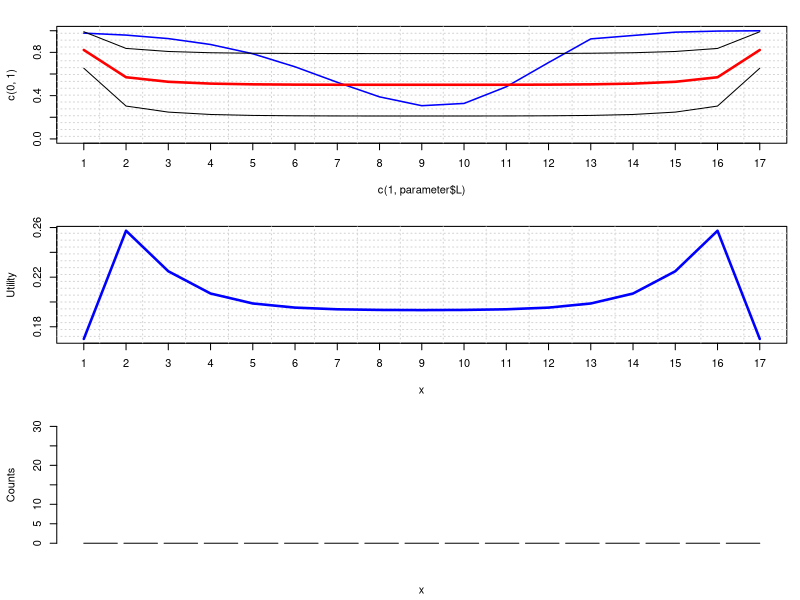
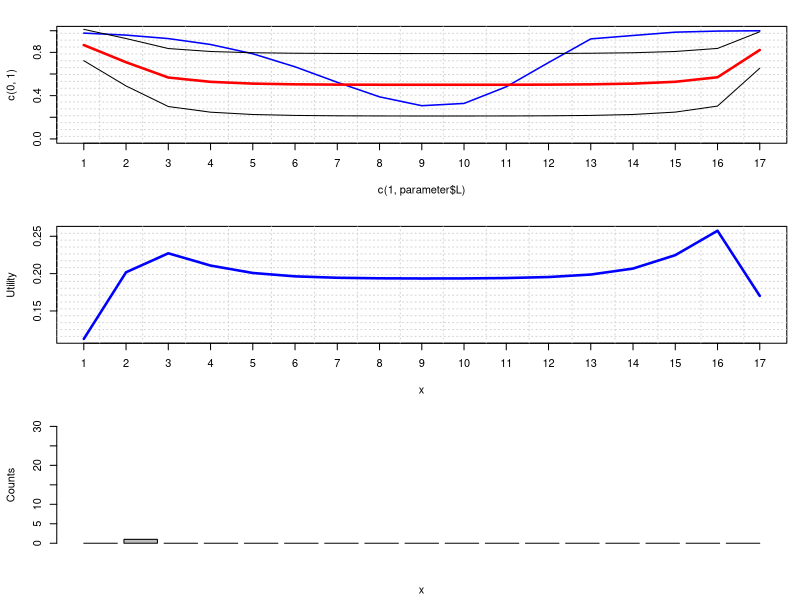
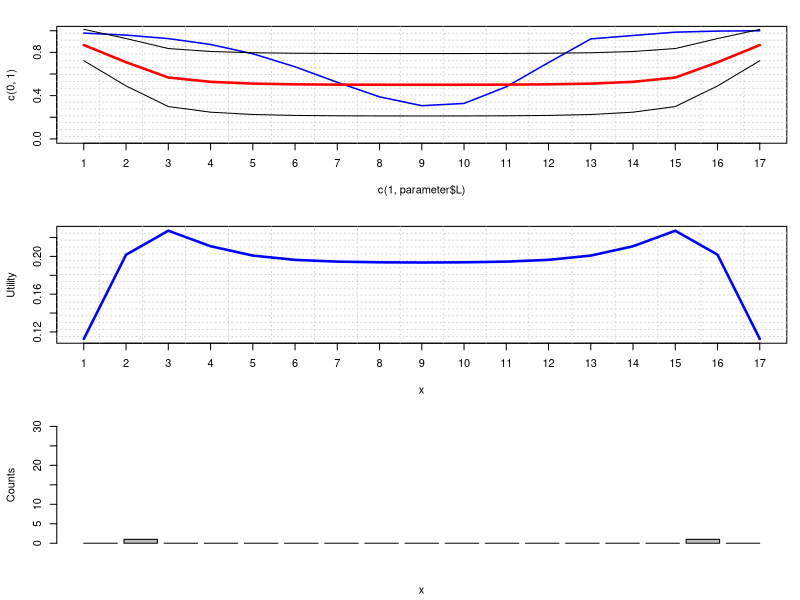
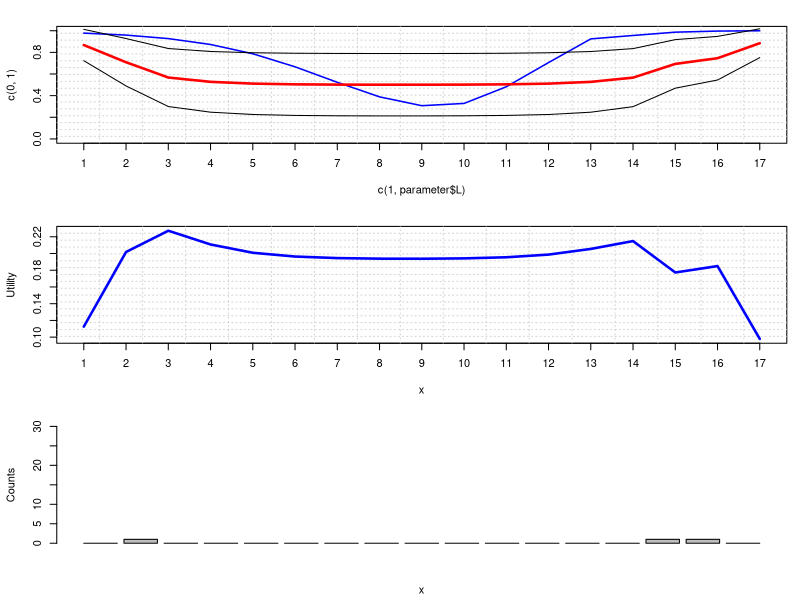
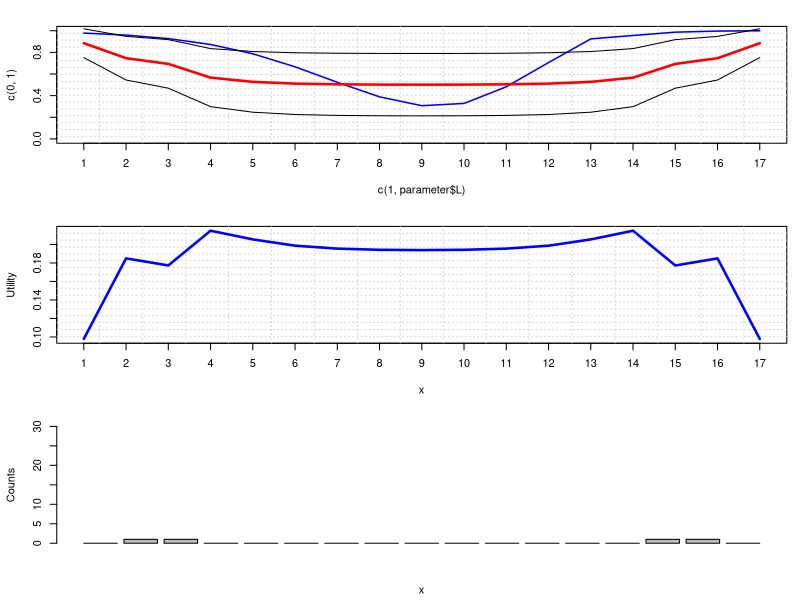
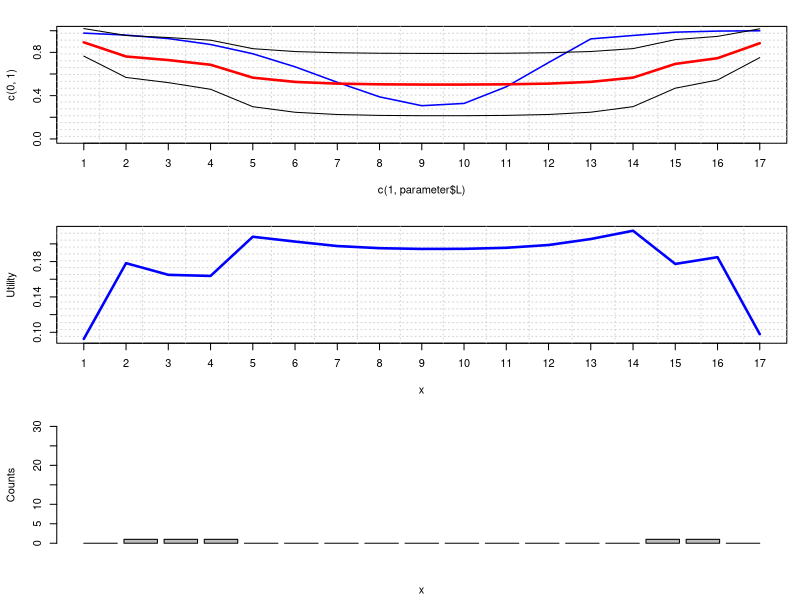
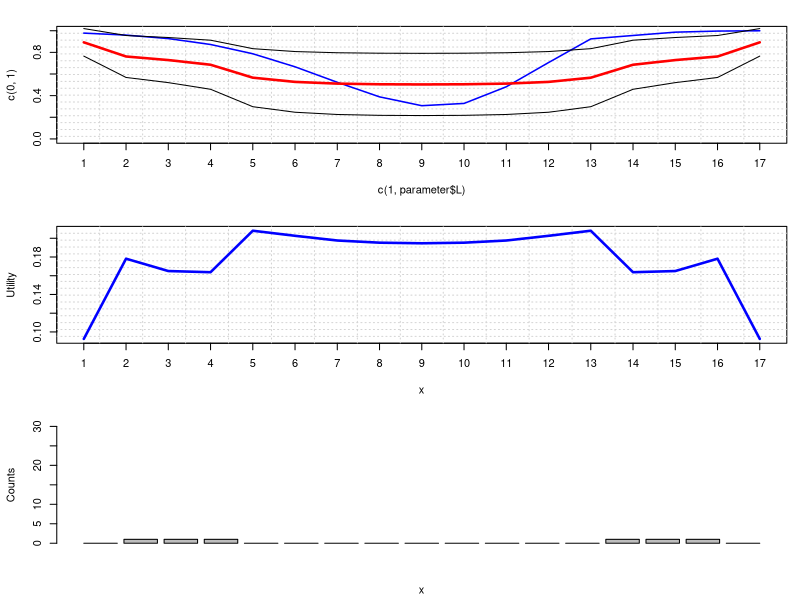
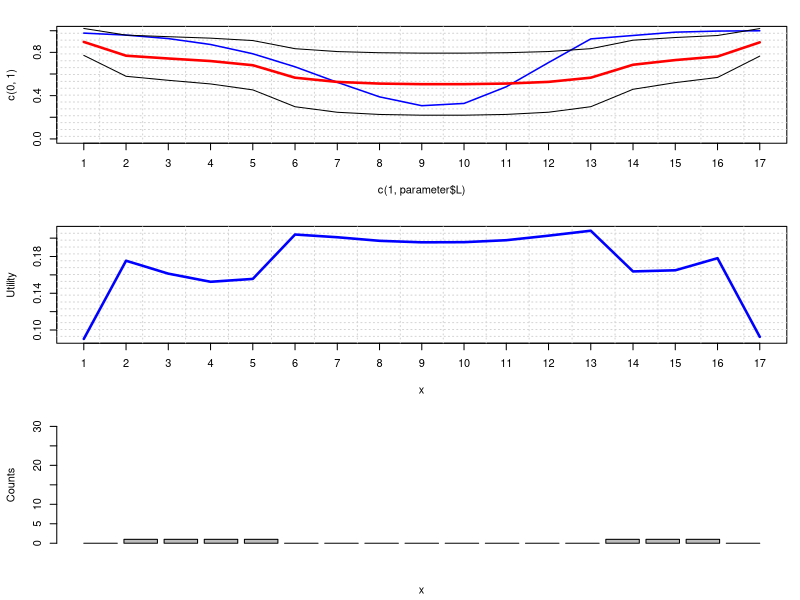

Recreate these plots in R, in order.

# forward recursion (marginal posterior)
################################################################################

phi <- function(parameter, phi.result, j, h) {
  a1 <- parameter$alpha.success[1]
  a2 <- parameter$alpha.failure[1]
  n1 <- parameter$alpha.success[1] + sum(parameter$success[1:j])
  n2 <- parameter$alpha.failure[1] + sum(parameter$failure[1:j])

  result <- parameter$rho^(j-1)*beta(n1, n2)/beta(a1, a2)*h(1, j, n1, n2)
  if (j > 1) {
    for (k in 1:(j-1)) {
      a1 <- parameter$alpha.success[k+1]
      a2 <- parameter$alpha.failure[k+1]
      n1 <- parameter$alpha.success[k+1] + sum(parameter$success[(k+1):j])
      n2 <- parameter$alpha.failure[k+1] + sum(parameter$failure[(k+1):j])
      result <- result + (1-parameter$rho)*parameter$rho^(j-k-1)*phi.result[k]*beta(n1, n2)/beta(a1, a2)*h(k+1, j, n1, n2)
    }
  }
  return(result)
}
phi.init <- function(parameter) {
  result <- rep(0, parameter$L)
  h <- function(i, j, n1, n2) 1
  for (j in 1:parameter$L) {
    result[j] <- phi(parameter, result, j, h)
  }
  return(result)
}
f.forward <- function(parameter, j, h) {
  return (phi(parameter, parameter$phi, j, h)/parameter$phi[j])
}
f.forward.expectation <- function(parameter, j) {
  h <- function(i, j, n1, n2) c(n1/(n1+n2), n2/(n1+n2))
  return(f.forward(parameter, j, h))
}
f.forward.stddev <- function(parameter, j) {
  h <- function(i, j, n1, n2) c(n1*(n1+n2 - n1)/((n1+n2)^2*(n1+n2+1)), n2*(n1+n2 - n2)/((n1+n2)^2*(n1+n2+1)))
  return(sqrt(f.forward(parameter, j, h)))
}

# backward recursion (marginal posterior)
################################################################################

psi <- function(parameter, psi.result, j, h) {
  a1 <- parameter$alpha.success[j]
  a2 <- parameter$alpha.failure[j]
  n1 <- parameter$alpha.success[j] + sum(parameter$success[j:parameter$L])
  n2 <- parameter$alpha.failure[j] + sum(parameter$failure[j:parameter$L])

  result <- parameter$rho^(parameter$L-j)*beta(n1, n2)/beta(a1, a2)*h(j, parameter$L, n1, n2)
  if (j+1 <= parameter$L) {
    for (k in (j+1):parameter$L) {
      a1 <- parameter$alpha.success[j]
      a2 <- parameter$alpha.failure[j]
      n1 <- parameter$alpha.success[j] + sum(parameter$success[j:(k-1)])
      n2 <- parameter$alpha.failure[j] + sum(parameter$failure[j:(k-1)])
      result <- result + (1-parameter$rho)*parameter$rho^(k-1-j)*psi.result[k]*beta(n1, n2)/beta(a1, a2)*h(j, k-1, n1, n2)
    }
  }
  return(result)
}
psi.init <- function(parameter) {
  result <- rep(0, parameter$L)
  h <- function(i, j, n1, n2) 1
  for (j in parameter$L:1) {
    result[j] <- psi(parameter, result, j, h)
  }
  return(result)
}

# forward and backward recursion (marginal posterior)
################################################################################

g <- function(parameter, j, h) {
  result <- parameter$rho^(parameter$L-j)*phi(parameter, parameter$phi, j, h)
  if (j+1 <= parameter$L) {
    for (k in (j+1):parameter$L) {
      result <- result + (1-parameter$rho)*parameter$rho^(k-1-j)*phi(parameter, parameter$phi, k-1, h)*parameter$psi[k]
    }
  }
  return(result)
}
g.norm <- function(parameter, j) {
  result <- parameter$rho^(parameter$L-j)*parameter$phi[j]
  if (j+1 <= parameter$L) {
    for (k in (j+1):parameter$L) {
      result <- result + (1-parameter$rho)*parameter$rho^(k-1-j)*parameter$phi[k-1]*parameter$psi[k]
    }
  }
  return(result)
}
f <- function(parameter, j, h) {
  return (g(parameter, j, h)/g.norm(parameter, j))
}
f.expectation <- function(parameter, j) {
  h <- function(i, j, n1, n2) c(n1/(n1+n2), n2/(n1+n2))
  return(f(parameter, j, h))
}
f.stddev <- function(parameter, j) {
  h <- function(i, j, n1, n2) c(n1*(n1+n2 - n1)/((n1+n2)^2*(n1+n2+1)), n2*(n1+n2 - n2)/((n1+n2)^2*(n1+n2+1)))
  return(sqrt(f(parameter, j, h)))
}
f.density <- function(parameter, j, theta) {
  h <- function(i, j, n1, n2) 1/beta(n1, n2)*theta^n1*(1-theta)^n2
  return(f(parameter, j, h))
}

# mixture chain (reverse parameters)
################################################################################

parameter.reverse <- function(parameter.1) {
  parameter.2 <- list()
  parameter.2$success <- rev(parameter.1$success)
  parameter.2$failure <- rev(parameter.1$failure)
  if (is.element('alpha.success', names(parameter.1))) {
    parameter.2$alpha.success <- rev(parameter.1$alpha.success)
  }
  if (is.element('alpha.failure', names(parameter.1))) {
    parameter.2$alpha.failure <- rev(parameter.1$alpha.failure)
  }
  parameter.2$rho <- parameter.1$rho
  
  return(parameter.2)
}

# init parameters and compute posterior
################################################################################

parameter.init <- function(parameter.1, extended=TRUE) {
  parameter.1$L <- length(parameter.1$success)
  if (!is.element('alpha.success', names(parameter.1))) {
    parameter.1$alpha.success <- rep(1, parameter.1$L)
  }
  if (!is.element('alpha.failure', names(parameter.1))) {
    parameter.1$alpha.failure <- rep(1, parameter.1$L)
  }
  parameter.1$phi <- phi.init(parameter.1)
  if (extended) {
    # first chain
    parameter.1$psi     <- psi.init(parameter.1)
    parameter.1$expect  <- sapply(1:parameter.1$L, function(j) f.expectation(parameter.1, j))
    parameter.1$stddev  <- sapply(1:parameter.1$L, function(j) f.stddev(parameter.1, j))
    parameter.1$utility <- sapply(1:parameter.1$L, function(j) f.utility(parameter.1, j))

    # second chain
    parameter.2         <- parameter.reverse(parameter.1)
    parameter.2         <- parameter.init(parameter.2, FALSE)
    parameter.2$psi     <- psi.init(parameter.2)
    parameter.2$expect  <- sapply(1:parameter.2$L, function(j) f.expectation(parameter.2, j))
    parameter.2$stddev  <- sapply(1:parameter.2$L, function(j) f.stddev(parameter.2, j))
    parameter.2$utility <- sapply(1:parameter.2$L, function(j) f.utility(parameter.2, j))

    # mix results
    parameter.1$expect  <- sapply(1:parameter.1$L, function(j) (parameter.1$expect[,j]+parameter.2$expect [,parameter.1$L-j+1])/2)
    parameter.1$stddev  <- sapply(1:parameter.1$L, function(j) (parameter.1$stddev[,j]+parameter.2$stddev [,parameter.1$L-j+1])/2)
    parameter.1$utility <- sapply(1:parameter.1$L, function(j) (parameter.1$utility[j]+parameter.2$utility[ parameter.1$L-j+1])/2)
  }
  return(parameter.1)
}

# utility (on the full joint posterior)
################################################################################

f.utility.rec <- function(parameter, j, h) {
  result <- rep(0, parameter$L)
  for (j in 1:parameter$L) {
    result[j] <- phi(parameter, result, j, h)
  }
  return(result[parameter$L])
}
f.utility.prime <- function(parameter, j, l) {
  L <- parameter$L
  parameter.new <- parameter
  if (l == 1) {
    h <- function(p, q, n1, n2) {
      if (p <= j && j <= q) {
        return(digamma(n1) - digamma(n1 + n2))
      }
      else {
        return(1)
      }
    }
    parameter.new$success[j] <- parameter.new$success[j] + 1
  }
  else {
    h <- function(p, q, n1, n2) {
      if (p <= j && j <= q) {
        return(digamma(n2) - digamma(n1 + n2))
      }
      else {
        return(1)
      }
    }
    parameter.new$failure[j] <- parameter.new$failure[j] + 1
  }
  parameter.new <- parameter.init(parameter.new, FALSE)

  result <- log(parameter$phi[L])-log(parameter.new$phi[L])
  result <- result + f.utility.rec(parameter.new, L, h)/parameter.new$phi[L]
  return(result)
}

f.utility <- function(parameter, j, l) {
  return(parameter$expect[1,j]*f.utility.prime(parameter, j, 1) + parameter$expect[2,j]*f.utility.prime(parameter, j, 2))
}

# plotting
################################################################################

plot.density <- function(parameter) {
  K <- 50
  result <- matrix(0, parameter$L, K)
  for (i in 1:parameter$L) {
    for (j in 1:K) {
      result[i, j] <- f.density(parameter, i, j/K)
    }
  }
  image(1:parameter$L,1:K/K,result, col=gray(1-1:K/K/2), xlab="x", ylab=expression(hat(theta)[1]))
}

plot.sampling <- function(parameter, groundtruth=c(), density=FALSE) {

  par(mfrow=c(3,1), mar=c(4.3, 4.3, 2, 1))

  if (density) {
    plot.density(parameter)
  }
  else {
    plot(c(1,parameter$L),c(0,1.0), type='n', xaxp=c(1,parameter$L,parameter$L-1))
    grid(parameter$L,parameter$L)
  }

  if (length(groundtruth) != 0) {
    lines(1:parameter$L, groundtruth, type='l', col='blue', lwd=1.5)
  }
  lines(1:parameter$L, parameter$expect[1,], type='l', col='red', lwd=2.5)
  lines(1:parameter$L, parameter$expect[1,]-parameter$stddev[1,], type='l', col='black', lwd=1)
  lines(1:parameter$L, parameter$expect[1,]+parameter$stddev[1,], type='l', col='black', lwd=1)

  plot(c(1,parameter$L),c(min(parameter$utility),max(parameter$utility)), type='n', xaxp=c(1,parameter$L,parameter$L-1), xlab="x", ylab="Utility")
  grid(parameter$L,parameter$L)
  lines(1:parameter$L, parameter$utility, type='l', col='blue', lwd=2.5)

  counts <- mapply(sum, parameter$success, parameter$failure)
  barplot(counts, ylim=c(0,30), xlab="x", ylab="Counts")
}

# sampling and ground truth
################################################################################

library(nnet) # which.is.max

get.sample <- function(j) {
  if (runif(1, 0, 1) <= groundtruth[j]) {
    return(1)
  }
  else {
    return(2)
  }
}

sample.prime <- function(parameter) {
  j <- which.is.max(parameter$utility)
  l <- get.sample(j)
  print(j)
  if (l == 1) {
    parameter$success[j] <- parameter$success[j] + 1
  }
  else {
    parameter$failure[j] <- parameter$failure[j] + 1
  }
  parameter <- parameter.init(parameter)

  return(parameter)
}

sample <- function(parameter, n, video=FALSE) {
  parameter <- parameter.init(parameter)
  if (video) {
    png(filename=sprintf("plot_%03d.png", 0), width = 800, height = 600)
    plot.sampling(parameter, groundtruth, FALSE)
    dev.off()
  }
  else {
    plot.sampling(parameter, groundtruth)
  }
  if (n > 0) {
    for (i in 1:n) {
      parameter <- sample.prime(parameter)
      print(parameter$utility)
      if (video) {
        png(filename=sprintf("plot_%03d.png", i), width = 800, height = 600)
        plot.sampling(parameter, groundtruth, FALSE)
        dev.off()
      }
      else {
        plot.sampling(parameter, groundtruth)
      }
    }
  }
  return(parameter)
}

# data and parameters
################################################################################

groundtruth <- c(0.977895, 0.959606, 0.927331, 0.872769, 0.786948, 0.666468, 0.523201, 0.388603, 0.307012, 0.327954, 0.481978, 0.705735, 0.924494, 0.956063, 0.986731, 0.996743, 0.999621)
#groundtruth <- c(0.983707, 0.977895, 0.970075, 0.959606, 0.945683, 0.927331, 0.903428, 0.872769, 0.834219, 0.786948, 0.730763, 0.666468, 0.59614, 0.523201, 0.452233, 0.388603, 0.338142, 0.307012, 0.301628, 0.327954, 0.38205, 0.481978, 0.593685, 0.705735, 0.901878, 0.924494, 0.944262, 0.956063, 0.975398, 0.986731, 0.993179, 0.996743, 0.998648, 0.999621, 1.00000)

parameter <- list(rho = 0.4,
                  success = rep(0, length(groundtruth)),
                  failure = rep(0, length(groundtruth))
                  )
parameter <- parameter.init(parameter, FALSE)

parameter$alpha.success[ 1] = 100
parameter$alpha.success[17] = 100

parameter <- sample(parameter, 250, video=FALSE)

#mencoder mf://plot_*.png -mf type=png:fps=4 -ovc lavc -lavcopts vcodec=mpeg4 -oac copy -o plot.avi
